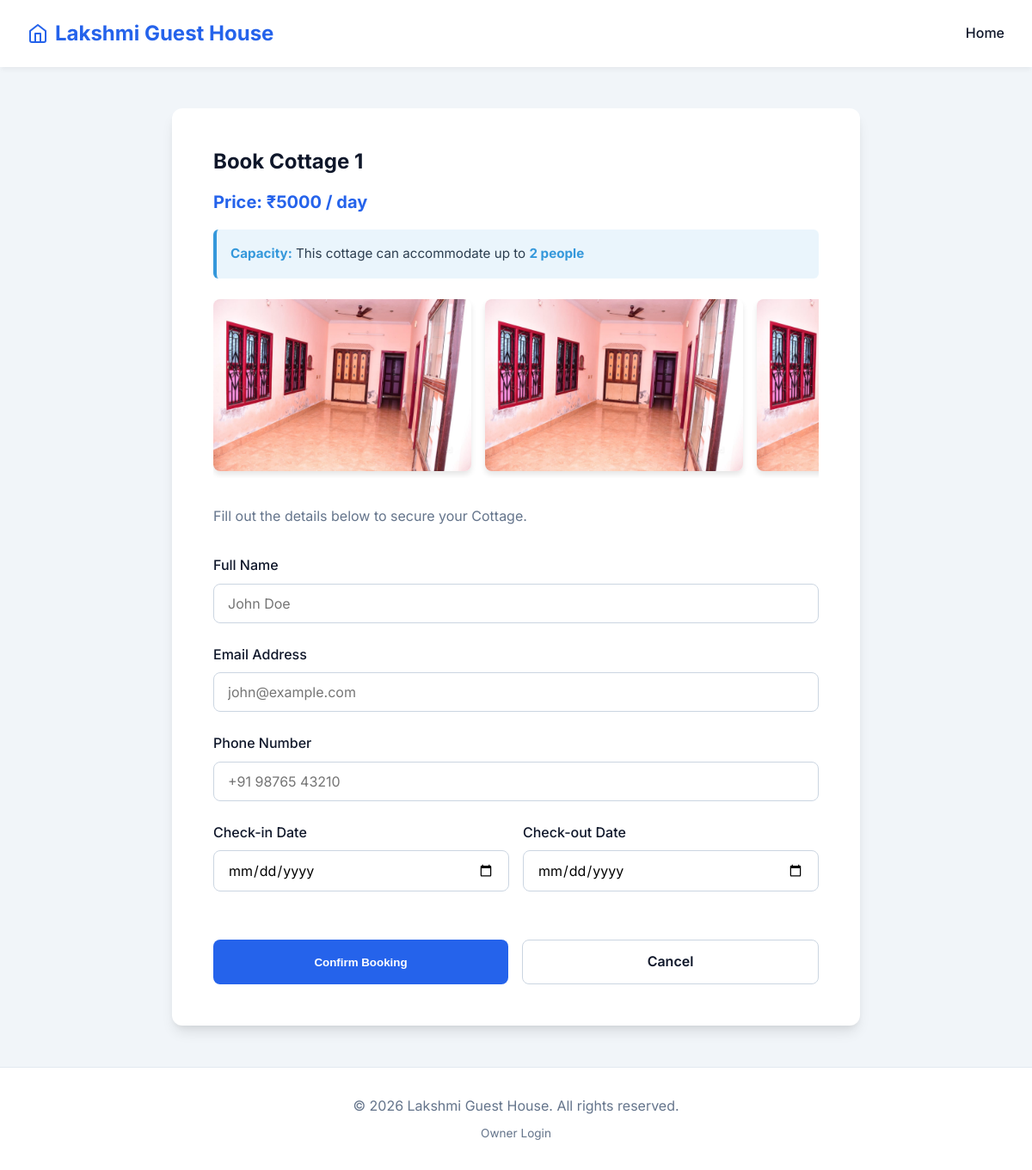
The page /book/5 on the database as committed earlier.
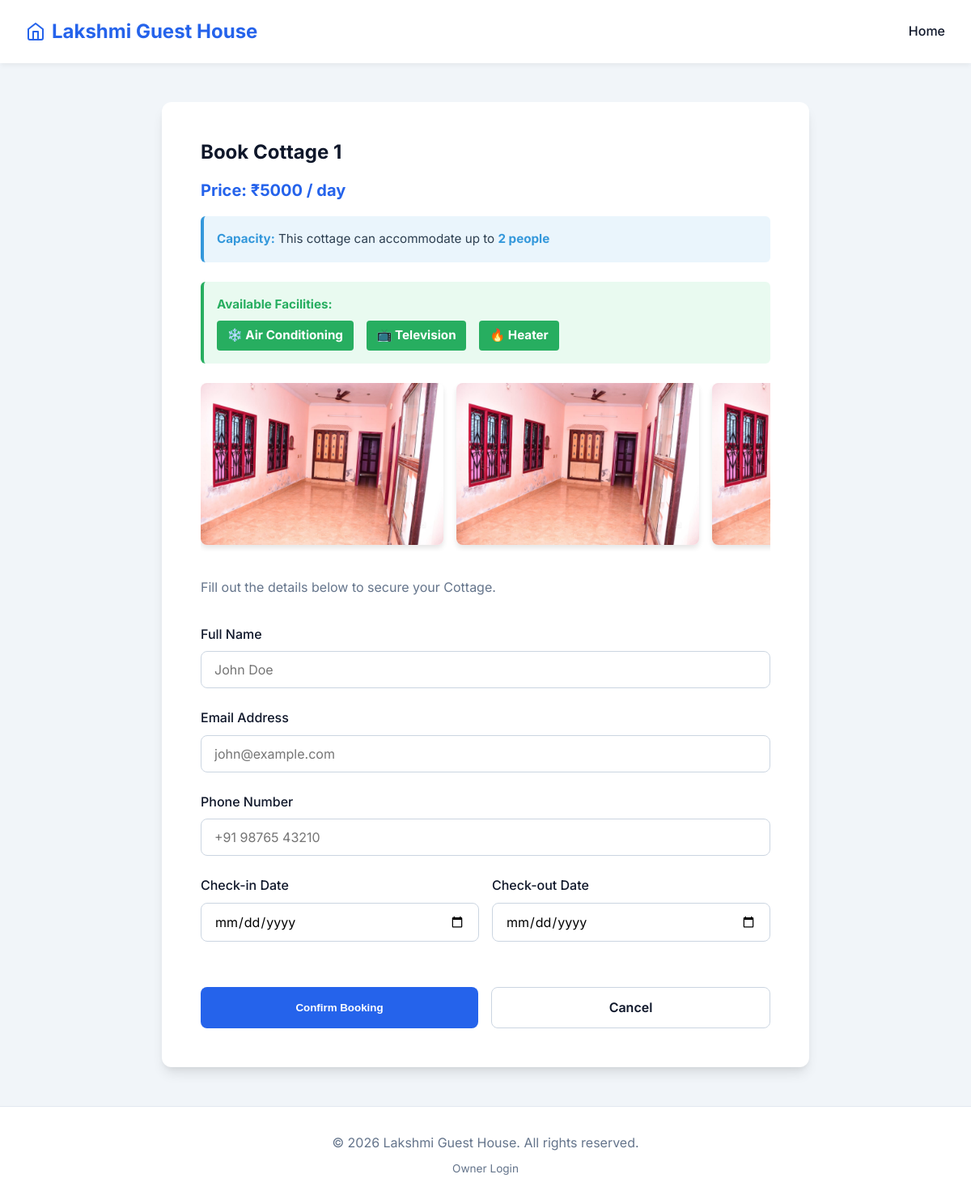
The same page on the database as committed later.
### app.py (models this page shows)
class Accommodation(db.Model):
    id = db.Column(db.Integer, primary_key=True)
    name = db.Column(db.String(100), nullable=False) # e.g. "Room 1", "Hall 1"
    type = db.Column(db.String(50), nullable=False)  # Hall, Cottage, Room
    description = db.Column(db.Text, nullable=True)
    price = db.Column(db.Float, nullable=False)
    image_filenames = db.Column(db.Text, nullable=True)
    is_closed = db.Column(db.Boolean, default=False)
    max_people = db.Column(db.Integer, default=1)  # Number of people accommodation
    facilities = db.Column(db.Text, nullable=True)  # Comma-separated: AC,TV,Heater

### app.py (the view, shortened to what this page needs)
@app.route('/book/<int:acc_id>', methods=['GET', 'POST'])
def book(acc_id):
    accommodation = Accommodation.query.get_or_404(acc_id)
    if accommodation.is_closed:
        flash(f"Sorry, {accommodation.name} is currently closed and unavailable for booking.", "error")
        return redirect(url_for('index'))
    return render_template('book.html', accommodation=accommodation)

### templates/book.html (shortened to what this page needs)
{% extends 'base.html' %}
{% block content %}
<div class="form-container" style="max-width: 800px;">
    <h2>Book {{ accommodation.name }}</h2>
    <div style="font-weight: bold; font-size: 1.25rem; color: var(--primary-color); margin-bottom: 1rem;">Price: ₹{{ "%.0f"|format(accommodation.price) }} / day</div>
    {% if accommodation.max_people %}
    <div style="padding: 1rem; background: rgba(52, 152, 219, 0.1); border-radius: 6px; margin-bottom: 1.5rem; border-left: 4px solid #3498db;">
        <div style="color: #2c3e50; font-size: 0.95rem;">
            <strong style="color: #3498db;">Capacity:</strong> This {{ accommodation.type.lower() }} can accommodate up to <strong style="color: #3498db;">{{ accommodation.max_people }} {{ 'person' if accommodation.max_people == 1 else 'people' }}</strong>
        </div>
    </div>
    {% endif %}
    {% if accommodation.facilities %}
    <div style="padding: 1rem; background: rgba(46, 204, 113, 0.1); border-radius: 6px; margin-bottom: 1.5rem; border-left: 4px solid #27ae60;">
        <div style="color: #27ae60; font-size: 0.95rem;">
            <strong style="color: #27ae60;">Available Facilities:</strong>
            <div style="display: flex; gap: 1rem; margin-top: 0.5rem; flex-wrap: wrap;">
                {% if 'AC' in accommodation.facilities %}<span style="background: #27ae60; color: white; padding: 0.4rem 0.8rem; border-radius: 4px; font-weight: bold;">❄️ Air Conditioning</span>{% endif %}
                {% if 'TV' in accommodation.facilities %}<span style="background: #27ae60; color: white; padding: 0.4rem 0.8rem; border-radius: 4px; font-weight: bold;">📺 Television</span>{% endif %}
                {% if 'Heater' in accommodation.facilities %}<span style="background: #27ae60; color: white; padding: 0.4rem 0.8rem; border-radius: 4px; font-weight: bold;">🔥 Heater</span>{% endif %}
            </div>
        </div>
    </div>
    {% endif %}
    <div style="display: flex; gap: 1rem; overflow-x: auto; margin-bottom: 2rem; padding-bottom: 0.5rem;">
        {% for img in accommodation.image_filenames.split(',') %}
        <img src="{{ url_for('static', filename='images/' ~ img) }}" alt="{{ accommodation.name }}" style="height: 200px; border-radius: 8px; object-fit: cover; flex-shrink: 0; box-shadow: 0 4px 6px rgba(0,0,0,0.1);">
        {% endfor %}
    </div>
    <p style="color: var(--text-light); margin-bottom: 2rem;">Fill out the details below to secure your {{ accommodation.type }}.</p>
    <form method="POST">
        <div class="form-group">
            <label for="name">Full Name</label>
            <input type="text" id="name" name="name" required placeholder="John Doe">
        </div>
        <div class="form-group">
            <label for="email">Email Address</label>
            <input type="email" id="email" name="email" required placeholder="john@example.com">
        </div>
        <div class="form-group">
            <label for="phone">Phone Number</label>
            <input type="tel" id="phone" name="phone" required placeholder="+91 98765 43210">
        </div>
        <div class="date-group">
            <div class="form-group">
                <label for="check_in">Check-in Date</label>
                <input type="date" id="check_in" name="check_in" required>
            </div>
            <div class="form-group">
                <label for="check_out">Check-out Date</label>
                <input type="date" id="check_out" name="check_out" required>
            </div>
        </div>
        <div style="margin-top: 2rem; display: flex; gap: 1rem;">
            <button type="submit" class="btn" style="flex: 1;">Confirm Booking</button>
            <a href="{{ url_for('index') }}" class="btn btn-secondary" style="flex: 1;">Cancel</a>
        </div>
    </form>
</div>
{% endblock %}

### templates/base.html (shortened to what this page needs)
<!DOCTYPE html>
<html lang="en">
<head>
    <link rel="stylesheet" href="{{ url_for('static', filename='css/style.css') }}">
</head>
<body>
    <header>
        <nav>
            <a href="{{ url_for('index') }}" class="logo">
                <svg xmlns="http://www.w3.org/2000/svg" width="24" height="24" viewBox="0 0 24 24" fill="none" stroke="currentColor" stroke-width="2" stroke-linecap="round" stroke-linejoin="round"><path d="M3 9l9-7 9 7v11a2 2 0 0 1-2 2H5a2 2 0 0 1-2-2z"></path><polyline points="9 22 9 12 15 12 15 22"></polyline></svg>
                Lakshmi Guest House
            </a>
            <div class="nav-links">
                <a href="{{ url_for('index') }}">Home</a>
            </div>
        </nav>
    </header>
    <main>
        {% block content %}{% endblock %}
    </main>
    <footer>
        <p>&copy; 2026 Lakshmi Guest House. All rights reserved.</p>
        <p style="margin-top: 0.5rem; font-size: 0.85rem;"><a href="{{ url_for('login') }}" style="color: var(--text-light); text-decoration: none;">Owner Login</a></p>
    </footer>
</body>
</html>

### static/css/style.css (style rules this page uses)
:root { --primary-color: #2563eb; --primary-hover: #1d4ed8; --secondary-color: #f8fafc; --text-dark: #0f172a; --text-light: #64748b; --bg-color: #f1f5f9; --card-bg: #ffffff; --border-radius: 12px; --box-shadow: 0 10px 15px -3px rgba(0, 0, 0, 0.1), 0 4px 6px -2px rgba(0, 0, 0, 0.05); --transition: all 0.3s ease; }
* { box-sizing: border-box; margin: 0; padding: 0; }
body { font-family: 'Inter', sans-serif; background-color: var(--bg-color); color: var(--text-dark); line-height: 1.6; min-height: 100vh; display: flex; flex-direction: column; }
header { background-color: var(--card-bg); box-shadow: 0 4px 6px -1px rgba(0, 0, 0, 0.05); position: sticky; top: 0; z-index: 100; }
nav { max-width: 1200px; margin: 0 auto; padding: 1.25rem 2rem; display: flex; justify-content: space-between; align-items: center; }
nav .logo { font-size: 1.5rem; font-weight: 700; color: var(--primary-color); text-decoration: none; display: flex; align-items: center; gap: 0.5rem; }
nav .nav-links a { text-decoration: none; color: var(--text-dark); font-weight: 500; transition: var(--transition); }
main { flex: 1; max-width: 1200px; margin: 0 auto; padding: 3rem 2rem; width: 100%; }
h1, h2, h3 { line-height: 1.2; margin-bottom: 1rem; }
.btn { display: inline-block; background-color: var(--primary-color); color: white; padding: 0.75rem 1.5rem; border-radius: 8px; text-decoration: none; font-weight: 600; text-align: center; transition: var(--transition); border: none; cursor: pointer; width: 100%; }
.btn-secondary { background-color: transparent; color: var(--text-dark); border: 1px solid #cbd5e1; }
.form-container { max-width: 600px; margin: 0 auto; background-color: var(--card-bg); padding: 3rem; border-radius: var(--border-radius); box-shadow: var(--box-shadow); }
.form-group { margin-bottom: 1.5rem; }
.form-group label { display: block; font-weight: 500; margin-bottom: 0.5rem; color: var(--text-dark); }
.form-group input { width: 100%; padding: 0.75rem 1rem; border: 1px solid #cbd5e1; border-radius: 8px; font-family: inherit; font-size: 1rem; transition: var(--transition); }
.date-group { display: grid; grid-template-columns: 1fr 1fr; gap: 1rem; }
footer { text-align: center; padding: 2rem; background-color: white; color: var(--text-light); border-top: 1px solid #e2e8f0; margin-top: auto; }

Rows that differ between the two databases and show on the page:
changed Accommodation "Cottage 1": facilities empty → "AC,TV,Heater" (drawn)
Other text that changed with them:
text now shown: "Available Facilities: ❄️ Air Conditioning 📺 Television 🔥 Heater"
